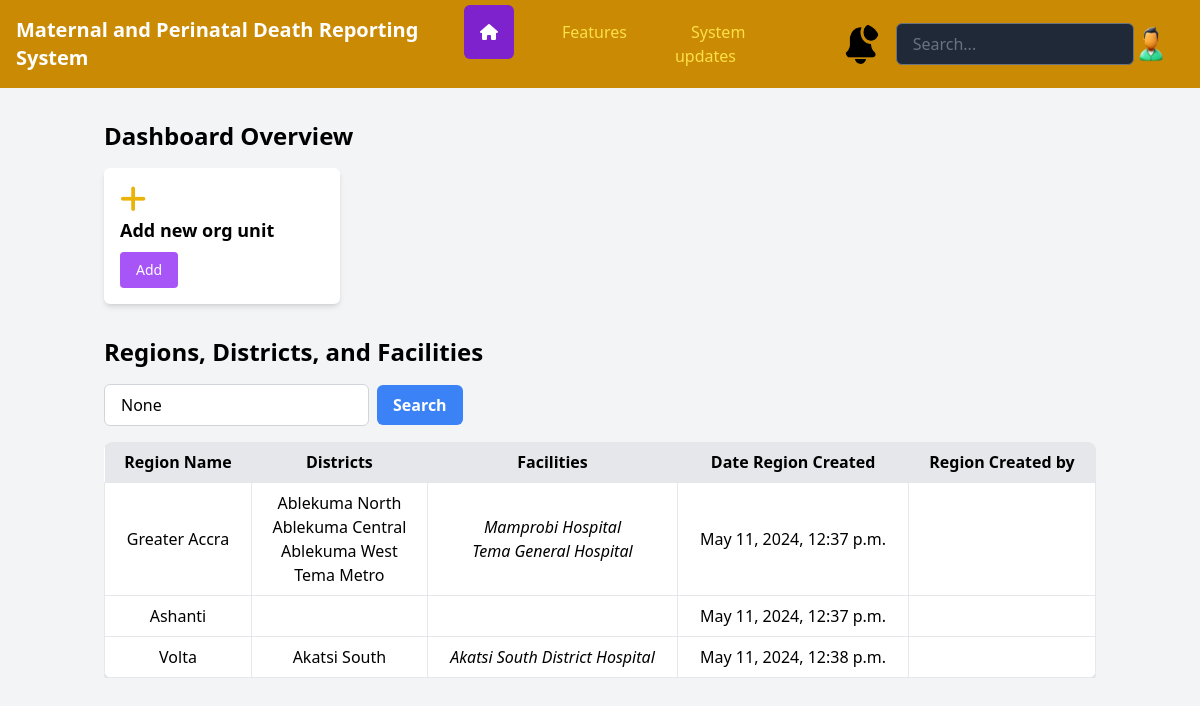
Before: /facility_creation (signed in) with the older database file.
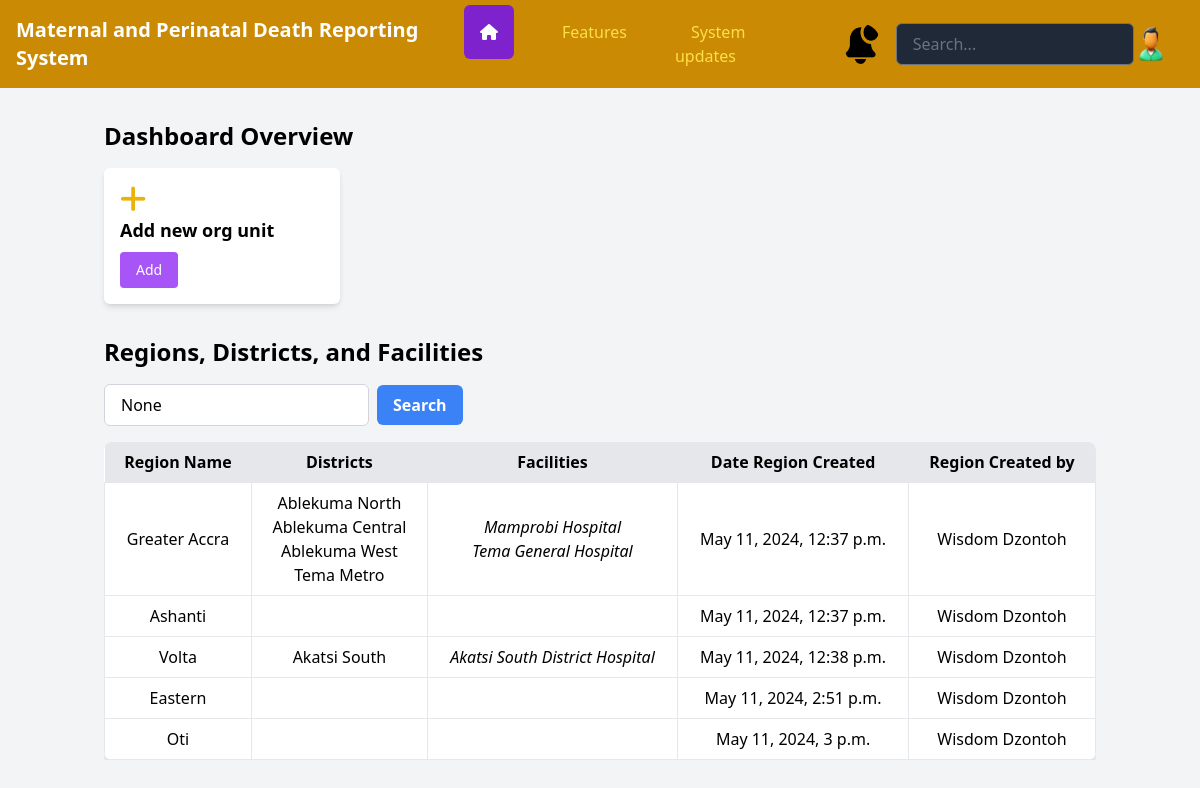
After: the same page with the newer database file.
### facility_creation/models.py (models this page shows, shortened)
class Region(models.Model):
    region_name = models.CharField(max_length=100)
    region_code = models.CharField(max_length=100)
    date_created = models.DateTimeField(default=timezone.now)
    created_by = models.ForeignKey(User, on_delete=models.SET_NULL, null=True)

class District(models.Model):
    district_region = models.ForeignKey(Region, on_delete=models.PROTECT)
    district_name = models.CharField(max_length=100)
    district_code = models.CharField(max_length=100)
    date_created = models.DateTimeField(default=timezone.now)

class Facility(models.Model):
    facility_region = models.ForeignKey(Region, on_delete=models.PROTECT)
    facility_district = models.ForeignKey(District, on_delete=models.PROTECT)
    facility_name = models.CharField(max_length=100)
    facility_code = models.CharField(max_length=100)
    date_created = models.DateTimeField(default=timezone.now)

### facility_creation/views.py (the view)
# urls.py: path('facility_creation', views.index, name="facility_creation"),  # Adjusted URL pattern
@login_required(login_url="authentication:my-login")
def index(request):
    query = request.GET.get('q')
    regions = Region.objects.prefetch_related('district_set__facility_set').all()
    districts = District.objects.prefetch_related('facility_set').all()
    facilities = Facility.objects.all()
    if query:
        regions = regions.filter(region_name__icontains=query)
        districts = districts.filter(district_name__icontains=query)
        facilities = facilities.filter(facility_name__icontains=query)
    context = {
        'regions': regions,
        'districts': districts,
        'facilities': facilities,
        'query': query,
    }
    return render(request, 'facility_creation/index.html', context)

### templates/facility_creation/index.html
{% extends 'authentication/dashboard_base.html' %} {% block body %}
    <div class="container mx-auto mt-8 px-4">
        <h2 class="text-2xl font-semibold mb-4">Dashboard Overview</h2>
        <div class="grid grid-cols-1 sm:grid-cols-2 md:grid-cols-4 gap-4">
          <div
            class="bg-white p-4 rounded-md shadow-md flex items-center justify-between hover:bg-gray-100"
          >
            <div>
              <i class="fa-solid fa-plus text-yellow-500 text-3xl"></i>
              <h3 class="text-lg font-semibold mb-2">Add new org unit</h3>
              <a
                class="bg-purple-500 inline-block px-4 py-2 text-sm text-white rounded"
                href="#"
                >Add</a
              >
            </div>
          </div>
        </div>
  <div class="container mx-auto py-8">
    <h1 class="text-2xl font-bold mb-4">Regions, Districts, and Facilities</h1>
    <div class="mb-4">
        <form method="GET" class="flex items-center">
            <input type="text" name="q" placeholder="Search regions, districts, and facilities..." value="{{ query }}"
                class="border border-gray-300 rounded-md py-2 px-4 mr-2 focus:outline-none focus:border-blue-500">
            <button type="submit"
                class="bg-blue-500 hover:bg-blue-600 text-white font-bold py-2 px-4 rounded-md focus:outline-none focus:bg-blue-600">
                Search
            </button>
        </form>
      </div>
    <div class="overflow-x-auto">
      <table class="w-full bg-white shadow-md rounded-lg overflow-hidden text-center">
        <thead class="bg-gray-200">
          <tr>
            <th class="px-4 py-2">Region Name</th>
            <th class="px-4 py-2">Districts</th>
            <th class="px-4 py-2">Facilities</th>
            <th class="px-4 py-2">Date Region Created</th>
            <th class="px-4 py-2">Region Created by</th>
          </tr>
        </thead>
        <tbody>
          {% for region in regions %}
          <tr>
            <td class="border px-4 py-2">{{ region.region_name }}</td>
            <td class="border px-4 py-2">
              <ul>
                {% for district in region.district_set.all %}
                <li>{{ district.district_name }}</li>
                {% endfor %}
              </ul>
            </td>
            <td class="border px-4 py-2">
              <ul>
                {% for district in region.district_set.all %}
                <i> {% for facility in district.facility_set.all %}<i>
                <li>{{ facility.facility_name }}</li>
                {% endfor %} {% endfor %}
              </ul>
            </td>
            <td class="border px-4 py-2">{{ region.date_created }}</td>
            <td class="border px-4 py-2">{{ region.created_by.first_name }} {{ region.created_by.last_name }}</td>
          </tr>
          {% endfor %}
        </tbody>
      </table>
    </div>
  </div>
</body>
{% endblock %}

Changed rows visible on the page:
changed through a linked row, Region "Greater Accra": created_by.first_name (not shown) → "Wisdom"; created_by.last_name (not shown) → "Dzontoh"
changed through a linked row, Region "Ashanti": created_by.first_name (not shown) → "Wisdom"; created_by.last_name (not shown) → "Dzontoh"
changed through a linked row, Region "Volta": created_by.first_name (not shown) → "Wisdom"; created_by.last_name (not shown) → "Dzontoh"
added Region: region_name "Eastern", date_created "May 11, 2024, 2:51 p.m.", created_by.first_name "Wisdom", created_by.last_name "Dzontoh"
added Region: region_name "Oti", date_created "May 11, 2024, 3 p.m.", created_by.first_name "Wisdom", created_by.last_name "Dzontoh"
